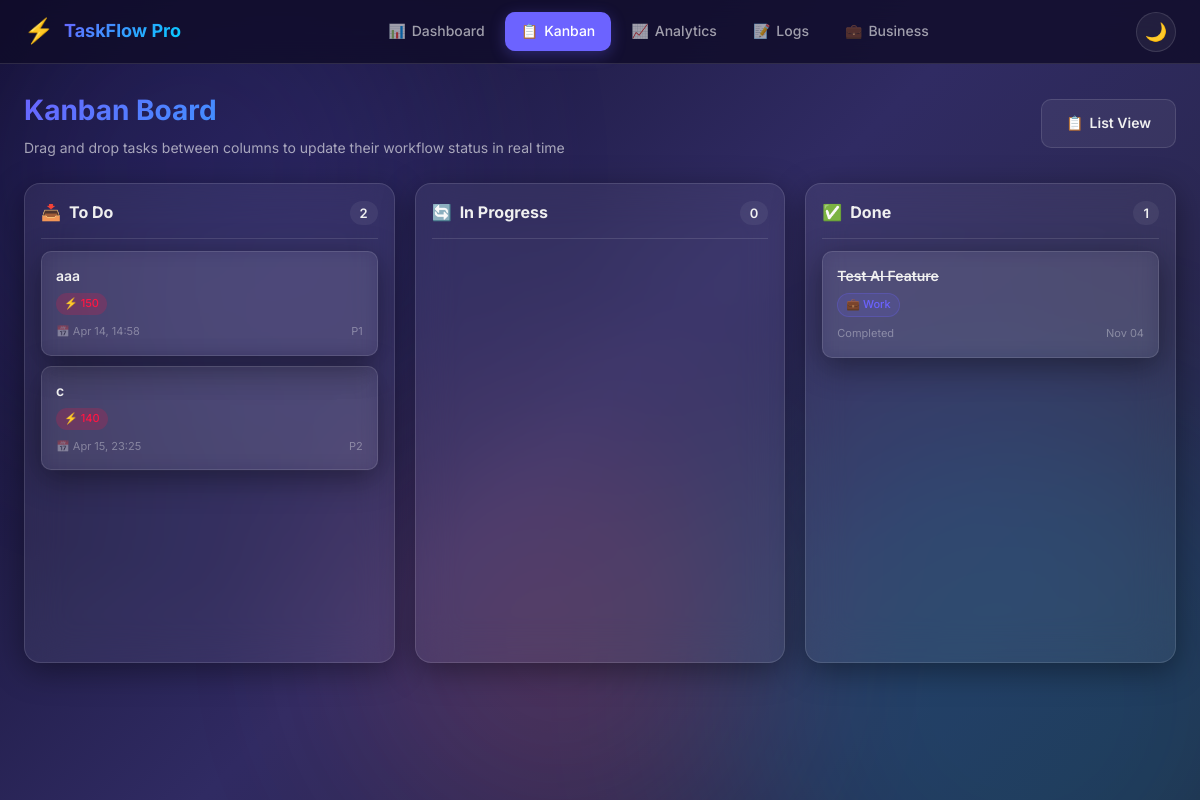
Page /kanban on the committed database.
### models.py (models this page shows, shortened)
class Task(db.Model):
    __tablename__ = 'tasks'
    id = db.Column(db.Integer, primary_key=True)
    name = db.Column(db.String(200), nullable=False)
    description = db.Column(db.Text, default='')
    deadline = db.Column(db.DateTime, nullable=False)
    priority = db.Column(db.Integer, default=3)  # 1=Critical, 2=High, 3=Medium, 4=Low, 5=Optional
    status = db.Column(db.String(20), default='todo')  # todo, in_progress, done
    category_id = db.Column(db.Integer, db.ForeignKey('categories.id'), nullable=True)
    email = db.Column(db.String(200), default='')
    created_at = db.Column(db.DateTime, default=datetime.now)
    completed_at = db.Column(db.DateTime, nullable=True)
    is_recurring = db.Column(db.Boolean, default=False)
    recurrence = db.Column(db.String(20), default='')  # daily, weekly, monthly
    pomodoro_count = db.Column(db.Integer, default=0)
    share_token = db.Column(db.String(36), default=lambda: str(uuid.uuid4()))
    notes = db.Column(db.Text, default='')
    subtasks = db.relationship('Subtask', backref='task', lazy=True, cascade='all, delete-orphan')
    @property
    def urgency_score(self):
        if self.status == 'done':
            return 0
        now = datetime.now()
        if self.deadline < now:
            return 100 + (6 - self.priority) * 10  # overdue items get highest urgency
    @property
    def urgency_label(self):
        score = self.urgency_score
        if score >= 90:
            return 'critical'
        elif score >= 60:
            return 'high'
        elif score >= 30:
            return 'medium'
        else:
            return 'low'

class Category(db.Model):
    __tablename__ = 'categories'
    id = db.Column(db.Integer, primary_key=True)
    name = db.Column(db.String(50), unique=True, nullable=False)
    color = db.Column(db.String(7), default='#6C63FF')
    icon = db.Column(db.String(10), default='📋')
    tasks = db.relationship('Task', backref='category', lazy=True)

### app.py (the view)
@app.route('/kanban')
def kanban():
    todo_tasks = Task.query.filter_by(status='todo').all()
    progress_tasks = Task.query.filter_by(status='in_progress').all()
    done_tasks = Task.query.filter_by(status='done').all()
    todo_tasks.sort(key=lambda t: t.urgency_score, reverse=True)
    progress_tasks.sort(key=lambda t: t.urgency_score, reverse=True)
    done_tasks.sort(key=lambda t: t.urgency_score, reverse=True)
    categories = Category.query.all()
    return render_template(
        'kanban.html',
        todo_tasks=todo_tasks,
        progress_tasks=progress_tasks,
        done_tasks=done_tasks,
        categories=categories,
        active_page='kanban',
    )

### templates/kanban.html (shortened to what this page needs)
{% extends "base.html" %}
{% block content %}
<div class="page-header">
    <div>
        <h1 class="page-title">Kanban Board</h1>
        <p style="color: var(--text-secondary); margin-top: 4px; font-size: 14px;">
            Drag and drop tasks between columns to update their workflow status in real time
        </p>
    </div>
    <div>
        <a href="/" class="btn-secondary" style="text-decoration: none; display: inline-flex; align-items: center; gap: 6px;">
            <span>📋</span> List View
        </a>
    </div>
</div>
<div class="kanban-board">
    <div class="kanban-column glass-card">
        <div class="kanban-column-header">
            <span style="display: flex; align-items: center; gap: 8px;">
                <span>📥</span> To Do
            </span>
            <span class="kanban-count">{{ todo_tasks|length }}</span>
        </div>
        <div class="kanban-tasks" data-status="todo">
            {% for task in todo_tasks %}
            <div class="kanban-task-card glass-card" data-task-id="{{ task.id }}" data-priority="{{ task.priority }}">
                <div style="display: flex; justify-content: space-between; align-items: flex-start; margin-bottom: 8px;">
                    <div style="font-weight: 600; font-size: 14px; line-height: 1.4;">{{ task.name }}</div>
                </div>
                <div style="display: flex; gap: 6px; align-items: center; flex-wrap: wrap; margin-bottom: 8px;">
                    <span class="urgency-badge urgency-{{ task.urgency_label }}" style="font-size: 11px; padding: 2px 8px;">
                        ⚡ {{ task.urgency_score }}
                    </span>
                </div>
                <div style="display: flex; justify-content: space-between; align-items: center; font-size: 11px; color: var(--text-muted);">
                    <span>📅 {{ task.deadline.strftime('%b %d, %H:%M') }}</span>
                    <span>P{{ task.priority }}</span>
                </div>
            </div>
            {% endfor %}
        </div>
    </div>
    <div class="kanban-column glass-card">
        <div class="kanban-column-header">
            <span style="display: flex; align-items: center; gap: 8px;">
                <span>🔄</span> In Progress
            </span>
            <span class="kanban-count">{{ progress_tasks|length }}</span>
        </div>
        <div class="kanban-tasks" data-status="in_progress">
        </div>
    </div>
    <div class="kanban-column glass-card">
        <div class="kanban-column-header">
            <span style="display: flex; align-items: center; gap: 8px;">
                <span>✅</span> Done
            </span>
            <span class="kanban-count">{{ done_tasks|length }}</span>
        </div>
        <div class="kanban-tasks" data-status="done">
            {% for task in done_tasks %}
            <div class="kanban-task-card glass-card" data-task-id="{{ task.id }}" data-priority="{{ task.priority }}" style="opacity: 0.65;">
                <div style="display: flex; justify-content: space-between; align-items: flex-start; margin-bottom: 8px;">
                    <div style="font-weight: 600; font-size: 14px; line-height: 1.4; text-decoration: line-through;">{{ task.name }}</div>
                </div>
                <div style="display: flex; gap: 6px; align-items: center; flex-wrap: wrap; margin-bottom: 8px;">
                    {% if task.category %}
                    <span class="category-badge" style="background: {{ task.category.color }}22; color: {{ task.category.color }}; border: 1px solid {{ task.category.color }}44; font-size: 11px; padding: 2px 8px;">
                        {{ task.category.icon }} {{ task.category.name }}
                    </span>
                    {% endif %}
                </div>
                <div style="display: flex; justify-content: space-between; align-items: center; font-size: 11px; color: var(--text-muted);">
                    <span>Completed</span>
                    {% if task.completed_at %}
                    <span>{{ task.completed_at.strftime('%b %d') }}</span>
                    {% endif %}
                </div>
            </div>
            {% endfor %}
        </div>
    </div>
</div>
{% endblock %}

### static/css/style.css (style rules this page uses)
:root, [data-theme="dark"] { --bg-primary: #0a0a1a; --bg-gradient: linear-gradient(135deg, #0f0c29 0%, #302b63 50%, #24243e 100%); --glass-bg: rgba(255, 255, 255, 0.06); --glass-bg-hover: rgba(255, 255, 255, 0.1); --glass-border: rgba(255, 255, 255, 0.12); --glass-shadow: 0 8px 32px rgba(0, 0, 0, 0.4); --text-primary: #f0f0f0; --text-secondary: rgba(255, 255, 255, 0.6); --text-muted: rgba(255, 255, 255, 0.35); --input-bg: rgba(255, 255, 255, 0.08); --input-border: rgba(255, 255, 255, 0.15); --nav-bg: rgba(15, 12, 41, 0.8); --scrollbar-thumb: rgba(255,255,255,0.2); --overlay-bg: rgba(0, 0, 0, 0.6); }
:root { --primary: #6C63FF; --primary-glow: rgba(108, 99, 255, 0.3); --secondary: #00D2FF; --accent: #FF6B6B; --success: #00C853; --warning: #FFD600; --danger: #FF1744; --info: #00B0FF; --radius: 16px; --radius-sm: 10px; --radius-xs: 6px; --transition: all 0.3s cubic-bezier(0.4, 0, 0.2, 1); --font: 'Inter', -apple-system, BlinkMacSystemFont, sans-serif; }
*, *::before, *::after { box-sizing: border-box; margin: 0; padding: 0; }
html { scroll-behavior: smooth; }
body { font-family: var(--font); background: var(--bg-gradient) fixed; background-color: var(--bg-primary); min-height: 100vh; color: var(--text-primary); line-height: 1.6; transition: background 0.5s ease, color 0.3s ease; -webkit-font-smoothing: antialiased; -moz-osx-font-smoothing: grayscale; }
a { color: var(--primary); text-decoration: none; transition: var(--transition); }
* { scrollbar-width: thin; scrollbar-color: var(--scrollbar-thumb) transparent; }
.glass-card { background: var(--glass-bg); backdrop-filter: blur(20px); -webkit-backdrop-filter: blur(20px); border: 1px solid var(--glass-border); border-radius: var(--radius); box-shadow: var(--glass-shadow); padding: 24px; transition: var(--transition); animation: fadeInUp 0.5s ease both; }
.page-header { display: flex; justify-content: space-between; align-items: center; margin-bottom: 24px; flex-wrap: wrap; gap: 16px; }
.page-title { font-size: 28px; font-weight: 700; background: linear-gradient(135deg, var(--primary), var(--secondary)); -webkit-background-clip: text; background-clip: text; -webkit-text-fill-color: transparent; }
.btn-secondary { background: var(--glass-bg); color: var(--text-primary); border: 1px solid var(--glass-border); padding: 12px 24px; border-radius: var(--radius-sm); font-weight: 600; cursor: pointer; transition: var(--transition); font-size: 14px; font-family: var(--font); display: inline-flex; align-items: center; gap: 6px; justify-content: center; }
.category-badge { display: inline-flex; align-items: center; gap: 4px; padding: 3px 10px; border-radius: 20px; font-size: 12px; font-weight: 500; white-space: nowrap; }
.urgency-badge { display: inline-flex; align-items: center; gap: 4px; padding: 3px 10px; border-radius: 20px; font-size: 12px; font-weight: 500; }
.urgency-critical { background: rgba(255, 23, 68, 0.2); color: var(--danger); }
.kanban-board { display: grid; grid-template-columns: repeat(3, 1fr); gap: 20px; min-height: 60vh; }
.kanban-column { padding: 16px; display: flex; flex-direction: column; gap: 12px; min-height: 300px; }
.kanban-column-header { font-size: 16px; font-weight: 700; display: flex; justify-content: space-between; align-items: center; padding-bottom: 12px; border-bottom: 1px solid var(--glass-border); }
.kanban-count { background: var(--glass-bg); padding: 2px 10px; border-radius: 20px; font-size: 13px; font-weight: 600; }
.kanban-tasks { display: flex; flex-direction: column; gap: 10px; min-height: 100px; flex: 1; }
.kanban-task-card { background: var(--glass-bg); backdrop-filter: blur(10px); -webkit-backdrop-filter: blur(10px); border: 1px solid var(--glass-border); border-radius: var(--radius-sm); padding: 14px; cursor: grab; transition: var(--transition); }

### rows in the picture
Task: name "aaa", urgency_score "150", deadline "Apr 14, 14:58", priority "1"
Task: name "c", urgency_score "140", deadline "Apr 15, 23:25", priority "2"
Task: name "Test AI Feature", category.icon "💼", category.name "Work", completed_at "Nov 04"

### other values in the picture
{{ todo_tasks|length }} "2"
{{ progress_tasks|length }} "0"
{{ done_tasks|length }} "1"
